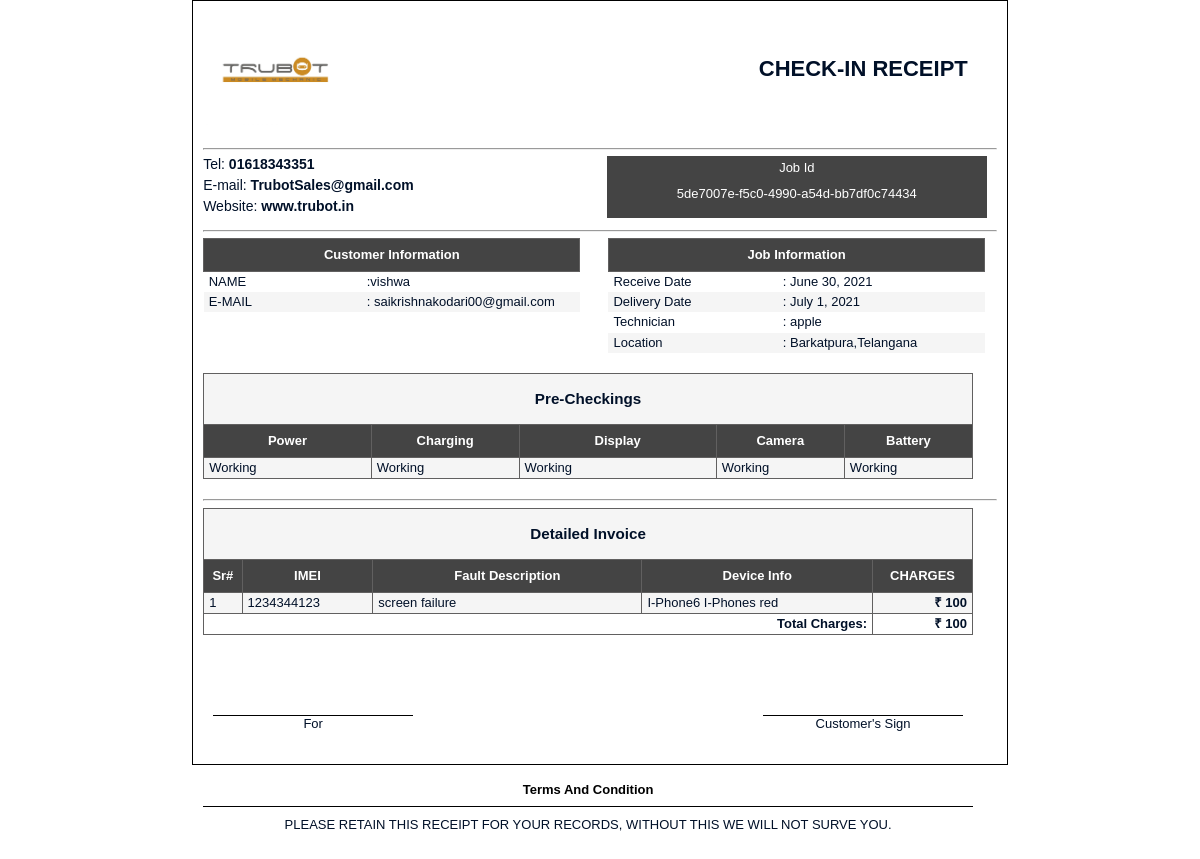
The page /bookings/Print_Checkin/5de7007e-f5c0-4990-a54d-bb7df0c74434 on the database its author committed.
### myapp1/models.py (models this page shows)
class customerentry(models.Model):
    id = ShortUUIDField(primary_key=True, default=uuid.uuid4, editable=False,max_length=6)
    Customername=models.CharField(default="user",max_length=50)
    Receivedate=models.DateField(default=datetime.now())
    Deliverydate=models.DateField(default=datetime.now())
    jobpending=models.CharField(max_length=20)
    Email=models.CharField(max_length=30,default='Trubotattend@gmail.com')
    devicebrand=models.CharField(max_length=10,default="I-Phone")
    model=models.CharField(max_length=10,default="I-Phones")
    imei=models.CharField(max_length=20)
    devicecolour=models.CharField(max_length=10,default="Black")
    providerinfo=models.CharField(max_length=20)
    password=models.CharField(max_length=10)
    fault=models.CharField(max_length=200,default="Error")
    amount=models.IntegerField(default=0)
    power=models.BooleanField(default=False)
    charging=models.BooleanField(default=False)
    display=models.BooleanField(default=False)
    camera=models.BooleanField(default=False)
    battery=models.BooleanField(default=False)
    pictures=models.ImageField(upload_to='device_images',blank=True)
    others=models.TextField(max_length=200)
    parts=models.TextField(max_length=120,default="NOTHING YET")
    status=models.BooleanField(default=False)

### myapp1/views.py (the view)
# urls.py: re_path(r'^bookings/Print_Checkin/(?P<id>[a-f0-9]{8}-?[a-f0-9]{4}-?4[a-f0-9]{3}-?[89ab][a-f0-9]{3}-?[a-f0-9]{12})', views.checkin),
def checkin(request,id):
    job=customerentry.objects.filter(id=id)
    invoice=[obj.__dict__ for obj in job]
    return render(request, "checkin.html",{'invoice':invoice,'count':'1'})

### templates/checkin.html (shortened to what this page needs)
{%load static%}
<!DOCTYPE html>
<html lang="en" moznomarginboxes mozdisallowselectionprint>
<head>
<link href="{%static 'styles/print.css'%}" rel="stylesheet" type="text/css" />
</head>
<body onload="window.print();">
<header class="clearfix">
  <div id="logo"><img src="{%static 'logo1.jpg'%}"/>
    <div id="center_title">Check-In Receipt</div>
  </div>
  <hr>
  <div id="customer">
    <div id="jbnum">
      <div> Job Id </div>
      <div>
          {% for i in invoice %}
        <p>{{i.id}}</p>
      </div>
    </div>
  </div>
  <div id="project">
    <div>Tel: <strong>01618343351</strong></div>
    <div>E-mail: <strong>TrubotSales@gmail.com</strong></div>
    <div>Website: <strong>www.trubot.in</strong></div>
  </div>
</header>
<hr>
<main>
  <div id="cinfo_table_rgt">
    <table width="100%" border="0">
      <tr>
        <th id="th_center" colspan="2" scope="col">Job Information </th>
      </tr>
      <tr>
        <td width="45%">Receive Date </td>
        <td width="55%">: {{i.Receivedate}}</td>
      </tr>
      <tr>
        <td width="45%">Delivery Date </td>
        <td>: {{i.Deliverydate}}</td>
      </tr>
      <tr>
        <td width="45%">Technician </td>
        <td>: {{i.jobpending}}</td>
      </tr>
      <tr>
        <td width="42%">Location</td>
        <td>: Barkatpura,Telangana</td>
      </tr>
    </table>
  </div>
  <div id="cinfo_table">
    <table width="100%" border="0" cellspacing="0">
      <tr>
        <th id="th_center" colspan="2" scope="col">Customer Information </th>
      </tr>
      <tr>
        <td width="5%">NAME </td>
        <td width="95%">:{{i.Customername}}</td>
      </tr>
      <tr>
        <td width="5%">E-MAIL</td>
        <td>: {{i.Email}}</td>
      </tr>
      <tr>
        <td width="42%"></td>
        <td>&nbsp;</td>
      </tr>
    </table>
  </div>
  <table width="100%" border="0" cellspacing="0" class="data-table">
    <tr >
      <td id="th_center" colspan="5" scope="col"><h3>Pre-Checkings</h3></td>
    </tr>
    <tr>
      {% for j in count %}
      <th style="width: 17%">Power</th>
      <th style="width: 15%">Charging </th>
      <th style="width: 20%">Display </th>
      <th style="width: 13%">Camera</th>
      <th style="width: 13%">Battery</th>
    </tr>
    <tr>
       {% if i.power %}
        <td>Working</td>
       {%else%}
       <td>Not Working</td>
       {%endif%}
       {% if i.charging %}
        <td>Working</td>
       {%else%}
       <td>Not Working</td>
       {%endif%}
       {% if i.display %}
        <td>Working</td>
       {%else%}
       <td>Not Working</td>
       {%endif%}
       {% if i.camera %}
        <td>Working</td>
       {%else%}
       <td>Not Working</td>
       {%endif%}
       {% if i.battery %}
        <td>Working</td>
       {%else%}
       <td>Not Working</td>
       {%endif%}
    </tr>
    {% endfor %}
  </table>
  <hr>
    <table width="100%" border="0" cellspacing="0" class="data-table">
      <tr >
        <td id="th_center" colspan="5" scope="col"><h3>Detailed Invoice</h3></td>
      </tr>
      <tr>
        {% for j in count %}
        <th style="width: 5%">Sr#</th>
        <th style="width: 17%">IMEI</th>
        <th style="width: 35%">Fault Description</th>
        <th style="width: 30%">Device Info </th>
        <th style="width: 13%">CHARGES</th>
      </tr>
      <tr>
        <td>{{count}}</td>
        <td>{{i.imei}}</td>
        <td>{{i.fault}}</td>
        <td>{{i.devicebrand}}&nbsp;{{i.model}}&nbsp;{{i.devicecolour}}</td>
        <td><strong>&#x20b9; {{i.amount}}</strong></td>
      </tr>
      {% endfor %}
      <tr>
        <td colspan="4" style="text-align: right;font-weight: bold;">Total Charges:</td>
        <td><strong>&#x20b9; {{i.amount}}</strong></td>
      </tr>
    </table>
  <table width="100%" border="0" cellspacing="0" cellpadding="0" >
    <tr>
      <td style="background-color:#FFF;" bgcolor="#FFFFFF"><div id="signcompny"> For </div></td>
      <td style=" background-color:#FFF;" bgcolor="#FFFFFF"><div id="signcus"> Customer's Sign </div></td>
    </tr>
  </table>
  {% endfor %}
  <div id="notices">
    <table width="100%" cellspacing="0">
      <tr style="border-bottom:1px solid black;">
        <th style='background-color: #FFF;color: black;border-style: none;'>Terms And Condition</th>
      </tr>
      <tr>
        <td style="line-height:inherit; text-align:center">PLEASE RETAIN THIS RECEIPT FOR YOUR RECORDS, WITHOUT THIS WE WILL NOT SURVE YOU.</td>
      </tr>
    </table>
  </div>
</main>
</body>
</html>

### static/styles/print.css (style rules this page uses)
.clearfix:after { content: ""; display: table; clear: both; }
body { position: relative; width: 21cm; margin: 0 auto; color: #001028; background: #FFFFFF; font-size: 13px; font-family: Verdana, Geneva, sans-serif; border: 1px solid #000; padding: 10px; -webkit-print-color-adjust: exact !important; }
#logo { text-align: left; margin-bottom: 20px; }
#logo img { max-width: 150px; }
#center_title { font-size: 22px; font-style: normal; font-weight: bold; float: right; padding-top: 45px; width: 30%; text-transform: uppercase }
#project { float: left; font-size: 14px; }
#project div { margin-bottom: 5px; }
#customer { float: right; text-align: center; line-height: 1em; padding-right:10px; }
#jbnum { width: 370px; padding: 5px; line-height: 1em; margin-bottom: 5px; background-color: #444; color: #fff; }
table { width: 97%; border-collapse: collapse; border-spacing: 0; margin-bottom: 20px; }
table tr:nth-child(2n-1) td { background: #F5F5F5; }
table th, table td { text-align: left; }
table th { background-color: #444; border: 1px solid rgb(97, 96, 96); color: #fff; font-weight: bold; line-height: 0.9em; padding: 10px 0; text-align: center; white-space: nowrap; }
.data-table td { border:1px solid rgb(97, 96, 96) }
.data-table td strong { text-align:right;display:block }
#th_center { text-align: center; border-bottom-width: thin; border-bottom-style: solid; }
#cinfo_table { height: auto; width: 49%; float: left; }
#cinfo_table_rgt { height: auto; width: 49%; float: right; }
table td { text-align: left; padding-top: 10px; padding-right: 5px; padding-bottom: 10px; padding-left: 5px; line-height: .01em; }
#notices { margin-top: 20px; float: left; clear: both; width: 100%; }
#signcompny { text-align: center; float: left; width: 200px; margin-left: 5px; padding-top: 8px; border-top-width: thin; border-top-style: solid; border-top-color: #000; margin-top: 50px; }
#signcus { text-align: center; float: right; width: 200px; padding-top: 8px; border-top-width: thin; border-top-style: solid; border-top-color: #000; margin-right: 5px; margin-top: 50px; }

### rows shown on the page
customerentry: id "5de7007e-f5c0-4990-a54d-bb7df0c74434", Receivedate "June 30, 2021", Deliverydate "July 1, 2021", jobpending "apple", Customername "vishwa", Email "saikrishnakodari00@gmail.com", count "1", imei "1234344123", fault "screen failure", devicebrand "I-Phone6", model "I-Phones", devicecolour "red", amount "100"
